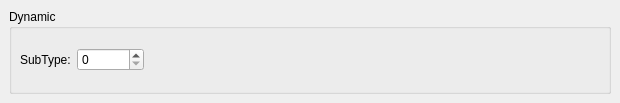
<?xml version="1.0" encoding="UTF-8"?>
<ui version="4.0">
 <class>DynamicBase</class>
 <widget class="QWidget" name="DynamicBase">
  <property name="geometry">
   <rect>
    <x>0</x>
    <y>0</y>
    <width>620</width>
    <height>103</height>
   </rect>
  </property>
  <property name="windowTitle">
   <string>Form</string>
  </property>
  <layout class="QVBoxLayout">
   <property name="spacing">
    <number>6</number>
   </property>
   <property name="margin">
    <number>9</number>
   </property>
   <item>
    <widget class="QGroupBox" name="groupBox">
     <property name="title">
      <string notr="true">Dynamic</string>
     </property>
     <property name="flat">
      <bool>true</bool>
     </property>
     <layout class="QVBoxLayout">
      <property name="spacing">
       <number>6</number>
      </property>
      <property name="margin">
       <number>8</number>
      </property>
      <item>
       <layout class="QHBoxLayout">
        <property name="spacing">
         <number>6</number>
        </property>
        <property name="margin">
         <number>0</number>
        </property>
        <item>
         <widget class="QLabel" name="label">
          <property name="text">
           <string notr="true">SubType:</string>
          </property>
          <property name="textFormat">
           <enum>Qt::PlainText</enum>
          </property>
         </widget>
        </item>
        <item>
         <widget class="QSpinBox" name="subType">
          <property name="maximum">
           <number>999999</number>
          </property>
         </widget>
        </item>
        <item>
         <spacer>
          <property name="orientation">
           <enum>Qt::Horizontal</enum>
          </property>
          <property name="sizeHint" stdset="0">
           <size>
            <width>40</width>
            <height>20</height>
           </size>
          </property>
         </spacer>
        </item>
       </layout>
      </item>
     </layout>
    </widget>
   </item>
  </layout>
 </widget>
 <resources/>
 <connections/>
</ui>
